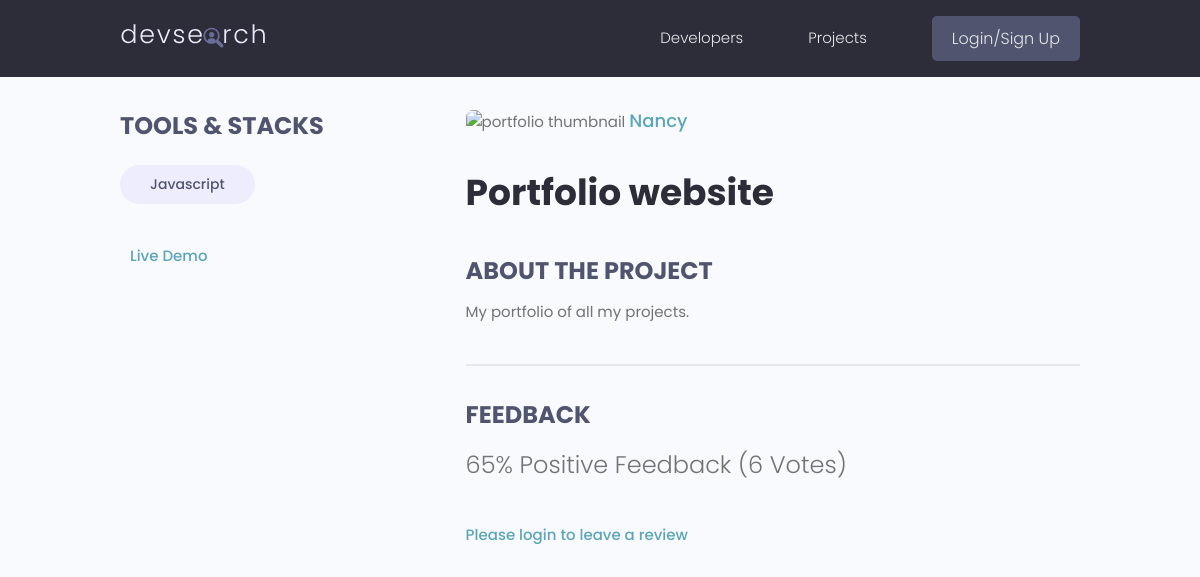
Page /projects/project/7c2726cc-d8df-4b2c-b991-620c405b4187/ on the committed database.
### projects/models.py (models this page shows, shortened)
class Tag(models.Model):
    name = models.CharField(max_length=200)
    created = models.DateTimeField(auto_now_add=True)
    id = models.UUIDField(default=uuid.uuid4, unique=True,primary_key=True, editable=False)
    def __str__(self):
        return self.name

class Project(models.Model):
    owner = models.ForeignKey(Profile, null=True, blank=True, on_delete=models.SET_NULL)
    title = models.CharField(max_length=200)
    description = models.TextField(null=True, blank=True)
    featured_image = models.ImageField(null=True, blank=True, default="default.jpg")
    demo_link = models.CharField(max_length=2000, null=True, blank=True)
    source_link = models.CharField(max_length=2000, null=True, blank=True)
    tags = models.ManyToManyField('Tag', blank=True)
    vote_total = models.IntegerField(default=0, null=True, blank=True)
    vote_ratio = models.IntegerField(default=0, null=True, blank=True)
    created = models.DateTimeField(auto_now_add=True)
    id = models.UUIDField(default=uuid.uuid4, unique=True, primary_key=True, editable=False)
    class Meta:
        ordering = ['-created']

### users/models.py (models this page shows, shortened)
class Profile(models.Model):
    user = models.OneToOneField(User, on_delete=models.CASCADE, null=True, blank=True)
    name = models.CharField(max_length=200, null=True, blank=True)
    email = models.EmailField(max_length=500, null=True, blank=True)
    username = models.CharField(max_length=200, null=True, blank=True)
    location = models.CharField(max_length=200, null=True, blank=True)
    short_intro = models.CharField(max_length=200, null=True, blank=True)
    bio = models.TextField(null=True, blank=True)
    profile_image = models.ImageField(null=True, blank=True, upload_to='profiles/', default='profiles/user-default.png')
    social_github = models.CharField(max_length=200, null=True, blank=True)
    social_twitter = models.CharField(max_length=200, null=True, blank=True)
    social_linkedin = models.CharField(max_length=200, null=True, blank=True)
    social_youtube = models.CharField(max_length=200, null=True, blank=True)
    social_website = models.CharField(max_length=200, null=True, blank=True)
    created = models.DateTimeField(auto_now_add=True)
    id = models.UUIDField(default=uuid.uuid4, unique=True, primary_key=True, editable=False)

### projects/views.py (the view)
# urls.py: path('project/<str:pk>/', views.project, name="project"),
def project(request, pk):
    projectObj = Project.objects.get(id=pk)
    context = {'project': projectObj}
    return render(request, 'projects/single-project.html', context)

### Django-2021-master/projects/templates/projects/single-project.html (shortened to what this page needs)
{% extends 'main.html' %}
{% block content %}
<main class="singleProject my-md">
    <div class="container">
        <div class="layout">
            <div class="column column--1of3">
                <h3 class="singleProject__subtitle">Tools & Stacks</h3>
                <div class="singleProject__toolStack">
                    {% for tag in project.tags.all %}
                    <span class="tag tag--pill tag--sub tag--lg">
                        <small>{{tag}}</small>
                    </span>
                    {% endfor %}
                </div>
                {% if project.demo_link %}
                <a class="singleProject__liveLink" href="{{project.source_link}}" target="_blank">Live Demo
                </a>
                {% endif %}
            </div>
            <div class="column column--2of3">
                <img class="singleProject__preview" src="{{ project.imageURL }}" alt="portfolio thumbnail" />
                <a href="{% url 'user-profile' project.owner.id  %}"
                    class="singleProject__developer">{{project.owner.name}}</a>
                <h2 class="singleProject__title">{{project.title}}</h2>
                <h3 class="singleProject__subtitle">About the Project</h3>
                <div class="singleProject__info">
                    {{project.description}}
                </div>
                <div class="comments">
                    <h3 class="singleProject__subtitle">Feedback</h3>
                    <h5 class="project--rating">
                        {{project.vote_ratio}}% Positive Feedback ({{project.vote_total}}
                        Vote{{project.vote_total|pluralize:"s"}})
                    </h5>
                    {% if request.user.profile.id in project.reviewers %}
                    <p>You have already submitted your review for this project</p>
                    {% elif request.user.profile == project.owner %}
                    <p>You cannot review your own work</p>
                    {% else %}
                    <a href="{% url 'login' %}?next={{request.path}}">Please login to leave a review</a>
                    {% endif %}
                </div>
            </div>
        </div>
    </div>
</main>
{% endblock %}

### static/styles/app.css (style rules this page uses)
:root { --color-sub: #2d2d39; }
img { width: 100%; }
.singleProject .column--1of3 { order: 2; }
@media screen and (min-width: 1081px) { .singleProject .column--1of3 { order: 1; } }
@media screen and (min-width: 1081px) { .singleProject .column--2of3 { order: 2; } }
.singleProject__toolStack { margin-top: 2rem; margin-bottom: 4rem; }
.singleProject__liveLink { font-weight: 500; transition: all 0.3s ease-in-out; border-bottom: 2px solid transparent; }
.singleProject__preview { height: 50vh; object-fit: cover; object-position: top center; margin-bottom: 3rem; border-radius: 0.7rem; }
.singleProject__developer { font-size: 1.8rem; font-weight: 500; }
.singleProject__title { font-size: 3.6rem; font-weight: 700; color: var(--color-sub); margin-bottom: 3rem; }
.project--rating { margin-bottom: 1.6em; margin-top: .5em; }
.singleProject__subtitle { text-transform: uppercase; font-size: 2.4rem; font-weight: 700; color: var(--color-sub-light); margin-bottom: 1rem; }
.comments { margin-top: 4rem; padding-top: 3rem; border-top: 2px solid var(--color-light); }

### static/uikit/styles/modules/_variables.css (style rules this page uses)
:root { --color-main: #5aa5b9; --color-main-light: #e6faff; --color-sub: #3f4156; --color-sub-light: #51546e; --color-sub-lighter: #ededfd; --color-text: #737373; --color-gray: #8b8b8b; --color-light: #e5e7eb; --color-light-gray: #767676; --color-bg: #f8fafd; --color-white: #fffefd; --color-white-light: #f3f3f3; --color-success: #359e64; --color-success-bg: #def8e8; --color-error: #fc4b0b; --color-error-bg: #fff2ee; --font-base: 'Poppins', arial, helvetica, 'Segoe UI', roboto, ubuntu, sans-serif; --font-monospace: 'Fira Code', 'Courier New', courier, monospace; --font-regular: 300; --font-medium: 500; --font-bold: 700; --generic-shadow: 1px 1px 5px #00000010; --generic-transition: all 0.3s ease-in-out; }

### static/uikit/styles/modules/_base.css (style rules this page uses)
* { margin: 0; padding: 0; box-sizing: border-box; text-rendering: optimizeLegibility; color: inherit; font-size: inherit; }
html { font-size: 50%; }
@media only screen and (min-width: 480px) { html { font-size: 56.25%; } }
@media only screen and (min-width: 1200px) { html { font-size: 62.5%; } }
body { line-height: 1.6; font-weight: 400; font-size: 1.5rem; color: var(--color-text); background-color: var(--color-bg); min-height: 100vh; }

### static/uikit/styles/modules/_typography.css (style rules this page uses)
* { font-family: var(--font-base); }
h2 { font-size: 3.6rem; font-weight: var(--font-bold); }
h3 { font-size: 3.2rem; font-weight: var(--font-medium); }
h5 { font-size: 2.4rem; font-weight: var(--font-medium); }
h5, h6 { font-weight: var(--font-regular); }
p, span, strong { font-size: 1.6rem; color: var(--color-text); font-weight: var(--font-regular); }
a { padding-bottom: 2px; text-decoration: none; display: inline-block; color: var(--color-main); font-weight: var(--font-medium); }

### static/uikit/styles/modules/_utilities.css (style rules this page uses)
.container { width: 92%; max-width: 165rem; margin: 0 auto; box-sizing: border-box; }
@media screen and (min-width: 1000px) { .container { width: 90%; } }
@media screen and (min-width: 1200px) { .container { width: 80%; } }
.my-md { margin: 3rem auto; }

### static/uikit/styles/modules/_tag.css (style rules this page uses)
.tag { display: inline-flex; align-items: center; background-color: var(--color-sub); height: -webkit-fit-content; height: -moz-fit-content; height: fit-content; width: -webkit-fit-content; width: -moz-fit-content; width: fit-content; border-radius: 0.5rem; padding: 0.5rem 1.5rem; font-size: 1.2rem; cursor: pointer; }
.tag > small { color: var(--color-white); }
.tag--pill { border-radius: 5rem; }
.tag--sub, .tag--sub > small { background: var(--color-sub-lighter); color: var(--color-sub-light); font-weight: 500; }
.tag--lg { padding: 0.8rem 3rem; font-size: 1.4rem; }

### static/uikit/styles/modules/_layout.css (style rules this page uses)
.layout { display: flex; flex-flow: row wrap; justify-content: space-between; }
.layout > .column { margin-bottom: 3rem; }
.layout > .column.column--1of3 { flex-basis: 30%; }
.layout > .column.column--2of3 { flex-basis: 64%; }

### rows in the picture
Tag: name "Javascript"
Project: owner.name "Nancy", title "Portfolio website", description "My portfolio of all my projects.", vote_ratio "65", vote_total "6"
